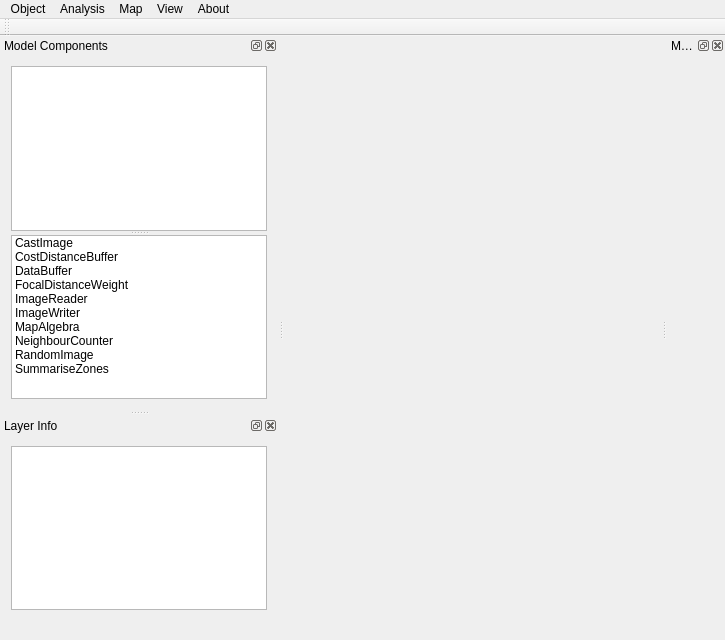
<?xml version="1.0" encoding="UTF-8"?>
<ui version="4.0">
 <class>OtbModellerWin</class>
 <widget class="QMainWindow" name="OtbModellerWin">
  <property name="geometry">
   <rect>
    <x>0</x>
    <y>0</y>
    <width>725</width>
    <height>640</height>
   </rect>
  </property>
  <property name="windowTitle">
   <string>LUMASS</string>
  </property>
  <widget class="QWidget" name="centralWidget">
   <layout class="QHBoxLayout" name="horizontalLayout">
    <item>
     <widget class="QVTKWidget" name="qvtkWidget" native="true">
      <property name="sizePolicy">
       <sizepolicy hsizetype="Expanding" vsizetype="Expanding">
        <horstretch>0</horstretch>
        <verstretch>0</verstretch>
       </sizepolicy>
      </property>
      <property name="cursor">
       <cursorShape>ArrowCursor</cursorShape>
      </property>
     </widget>
    </item>
   </layout>
  </widget>
  <widget class="QMenuBar" name="menuBar">
   <property name="geometry">
    <rect>
     <x>0</x>
     <y>0</y>
     <width>725</width>
     <height>20</height>
    </rect>
   </property>
   <widget class="QMenu" name="menuObject">
    <property name="title">
     <string>Object</string>
    </property>
    <addaction name="actionLoad_VTK_PolyData"/>
    <addaction name="separator"/>
    <addaction name="actionSaveAsVTKPolyData"/>
    <addaction name="actionSaveAsVectorLayerOGR"/>
    <addaction name="separator"/>
    <addaction name="actionLoad_Layer"/>
    <addaction name="actionLoad_Vector_Layer"/>
    <addaction name="actionImport_3D_Point_Set"/>
    <addaction name="separator"/>
    <addaction name="actionImportRasdamanLayer"/>
    <addaction name="separator"/>
    <addaction name="actionImportODBC"/>
    <addaction name="separator"/>
    <addaction name="actionRemoveAllObjects"/>
    <addaction name="separator"/>
   </widget>
   <widget class="QMenu" name="menu3D_Vis">
    <property name="title">
     <string>Map</string>
    </property>
    <addaction name="actionFullExtent"/>
    <addaction name="separator"/>
    <addaction name="actionToggle3DSimpleMode"/>
    <addaction name="actionToggle3DStereoMode"/>
    <addaction name="separator"/>
   </widget>
   <widget class="QMenu" name="menuMOSO">
    <property name="title">
     <string>Analysis</string>
    </property>
    <addaction name="actionMOSO"/>
    <addaction name="separator"/>
    <addaction name="actionTest"/>
   </widget>
   <widget class="QMenu" name="menuView">
    <property name="title">
     <string>View</string>
    </property>
    <addaction name="actionComponents_View"/>
    <addaction name="actionModel_View"/>
   </widget>
   <widget class="QMenu" name="menuAbout">
    <property name="title">
     <string>About</string>
    </property>
    <addaction name="actionLUMASS"/>
   </widget>
   <addaction name="menuObject"/>
   <addaction name="menuMOSO"/>
   <addaction name="menu3D_Vis"/>
   <addaction name="menuView"/>
   <addaction name="menuAbout"/>
  </widget>
  <widget class="QToolBar" name="mainToolBar">
   <property name="windowTitle">
    <string>Model Builder Tools</string>
   </property>
   <attribute name="toolBarArea">
    <enum>TopToolBarArea</enum>
   </attribute>
   <attribute name="toolBarBreak">
    <bool>false</bool>
   </attribute>
  </widget>
  <widget class="QStatusBar" name="statusBar">
   <property name="sizeGripEnabled">
    <bool>false</bool>
   </property>
  </widget>
  <widget class="QDockWidget" name="componentsWidget">
   <property name="floating">
    <bool>false</bool>
   </property>
   <property name="features">
    <set>QDockWidget::AllDockWidgetFeatures</set>
   </property>
   <property name="allowedAreas">
    <set>Qt::AllDockWidgetAreas</set>
   </property>
   <property name="windowTitle">
    <string>Model Components</string>
   </property>
   <attribute name="dockWidgetArea">
    <number>1</number>
   </attribute>
   <widget class="QWidget" name="dockWidgetContents">
    <layout class="QVBoxLayout" name="verticalLayout_2">
     <item>
      <widget class="QSplitter" name="splitter">
       <property name="orientation">
        <enum>Qt::Vertical</enum>
       </property>
       <widget class="ModelComponentList" name="modelCompList">
        <property name="font">
         <font>
          <family>AlArabiya</family>
         </font>
        </property>
        <property name="mouseTracking">
         <bool>true</bool>
        </property>
        <property name="acceptDrops">
         <bool>false</bool>
        </property>
        <property name="editTriggers">
         <set>QAbstractItemView::DoubleClicked|QAbstractItemView::EditKeyPressed</set>
        </property>
        <property name="tabKeyNavigation">
         <bool>true</bool>
        </property>
        <property name="showDropIndicator" stdset="0">
         <bool>false</bool>
        </property>
        <property name="dragEnabled">
         <bool>false</bool>
        </property>
        <property name="dragDropOverwriteMode">
         <bool>false</bool>
        </property>
        <property name="dragDropMode">
         <enum>QAbstractItemView::NoDragDrop</enum>
        </property>
        <property name="alternatingRowColors">
         <bool>false</bool>
        </property>
        <property name="selectionMode">
         <enum>QAbstractItemView::MultiSelection</enum>
        </property>
        <property name="selectionBehavior">
         <enum>QAbstractItemView::SelectRows</enum>
        </property>
       </widget>
       <widget class="NMProcCompList" name="processComponents">
        <property name="mouseTracking">
         <bool>false</bool>
        </property>
        <item>
         <property name="text">
          <string>CastImage</string>
         </property>
        </item>
        <item>
         <property name="text">
          <string>CostDistanceBuffer</string>
         </property>
        </item>
        <item>
         <property name="text">
          <string>DataBuffer</string>
         </property>
        </item>
        <item>
         <property name="text">
          <string>FocalDistanceWeight</string>
         </property>
        </item>
        <item>
         <property name="text">
          <string>ImageReader</string>
         </property>
        </item>
        <item>
         <property name="text">
          <string>ImageWriter</string>
         </property>
        </item>
        <item>
         <property name="text">
          <string>MapAlgebra</string>
         </property>
        </item>
        <item>
         <property name="text">
          <string>NeighbourCounter</string>
         </property>
        </item>
        <item>
         <property name="text">
          <string>RandomImage</string>
         </property>
        </item>
        <item>
         <property name="text">
          <string>SummariseZones</string>
         </property>
        </item>
       </widget>
      </widget>
     </item>
    </layout>
   </widget>
  </widget>
  <widget class="QDockWidget" name="modelViewDock">
   <property name="enabled">
    <bool>true</bool>
   </property>
   <property name="sizePolicy">
    <sizepolicy hsizetype="Expanding" vsizetype="Expanding">
     <horstretch>0</horstretch>
     <verstretch>0</verstretch>
    </sizepolicy>
   </property>
   <property name="acceptDrops">
    <bool>true</bool>
   </property>
   <property name="floating">
    <bool>false</bool>
   </property>
   <property name="features">
    <set>QDockWidget::AllDockWidgetFeatures</set>
   </property>
   <property name="windowTitle">
    <string>Model Builder</string>
   </property>
   <attribute name="dockWidgetArea">
    <number>2</number>
   </attribute>
   <widget class="QWidget" name="dockWidgetContents_2">
    <property name="sizePolicy">
     <sizepolicy hsizetype="Expanding" vsizetype="Expanding">
      <horstretch>0</horstretch>
      <verstretch>0</verstretch>
     </sizepolicy>
    </property>
    <property name="maximumSize">
     <size>
      <width>559</width>
      <height>130</height>
     </size>
    </property>
    <layout class="QGridLayout" name="gridLayout_4">
     <property name="sizeConstraint">
      <enum>QLayout::SetMaximumSize</enum>
     </property>
     <item row="0" column="0">
      <widget class="NMModelViewWidget" name="modelViewWidget" native="true">
       <property name="sizePolicy">
        <sizepolicy hsizetype="Expanding" vsizetype="Expanding">
         <horstretch>0</horstretch>
         <verstretch>0</verstretch>
        </sizepolicy>
       </property>
       <property name="mouseTracking">
        <bool>true</bool>
       </property>
       <property name="acceptDrops">
        <bool>true</bool>
       </property>
      </widget>
     </item>
    </layout>
   </widget>
  </widget>
  <widget class="QDockWidget" name="layerInfoDock">
   <property name="windowTitle">
    <string>Layer Info</string>
   </property>
   <attribute name="dockWidgetArea">
    <number>1</number>
   </attribute>
   <widget class="QWidget" name="dockWidgetContents_3">
    <layout class="QVBoxLayout" name="verticalLayout">
     <item>
      <widget class="QTableWidget" name="layerInfoTable">
       <property name="columnCount">
        <number>0</number>
       </property>
       <attribute name="verticalHeaderVisible">
        <bool>false</bool>
       </attribute>
      </widget>
     </item>
    </layout>
   </widget>
  </widget>
  <action name="actionLoad_Layer">
   <property name="icon">
    <iconset resource="nmresources.qrc">
     <normaloff>:/image_layer.png</normaloff>:/image_layer.png</iconset>
   </property>
   <property name="text">
    <string>Import Image Layer ...</string>
   </property>
  </action>
  <action name="actionImport_3D_Point_Set">
   <property name="text">
    <string>Import 3D Point Set ...</string>
   </property>
  </action>
  <action name="actionToggle3DStereoMode">
   <property name="checkable">
    <bool>true</bool>
   </property>
   <property name="text">
    <string>3D Stereo View</string>
   </property>
  </action>
  <action name="actionLoad_VTK_PolyData">
   <property name="icon">
    <iconset resource="nmresources.qrc">
     <normaloff>:/vector_layer.png</normaloff>:/vector_layer.png</iconset>
   </property>
   <property name="text">
    <string>Load VTK PolyData ...</string>
   </property>
  </action>
  <action name="actionLoad_Vector_Layer">
   <property name="icon">
    <iconset resource="nmresources.qrc">
     <normaloff>:/vector_layer.png</normaloff>:/vector_layer.png</iconset>
   </property>
   <property name="text">
    <string>Import Vector Layer ...</string>
   </property>
  </action>
  <action name="actionToggle3DSimpleMode">
   <property name="checkable">
    <bool>true</bool>
   </property>
   <property name="text">
    <string>3D View</string>
   </property>
  </action>
  <action name="actionMOSO">
   <property name="text">
    <string>MOSO ...</string>
   </property>
  </action>
  <action name="actionComponents_View">
   <property name="checkable">
    <bool>false</bool>
   </property>
   <property name="checked">
    <bool>false</bool>
   </property>
   <property name="text">
    <string>Show Model Components</string>
   </property>
  </action>
  <action name="actionModel_View">
   <property name="checkable">
    <bool>false</bool>
   </property>
   <property name="checked">
    <bool>false</bool>
   </property>
   <property name="text">
    <string>Show Model View</string>
   </property>
  </action>
  <action name="actionRemoveAllObjects">
   <property name="text">
    <string>Remove All Objects!</string>
   </property>
  </action>
  <action name="actionFullExtent">
   <property name="text">
    <string>Full Extent</string>
   </property>
  </action>
  <action name="actionSaveAsVTKPolyData">
   <property name="text">
    <string>Save As VTK PolyData ...</string>
   </property>
  </action>
  <action name="actionMapUniqueValues">
   <property name="text">
    <string>Map Unique Values ...</string>
   </property>
  </action>
  <action name="actionTest">
   <property name="text">
    <string>test</string>
   </property>
  </action>
  <action name="actionFieldCalculator">
   <property name="text">
    <string>Field Calculator ...</string>
   </property>
  </action>
  <action name="actionImportODBC">
   <property name="text">
    <string>Import Table (ODBC) ...</string>
   </property>
   <property name="toolTip">
    <string>Import ODBC Data Base Table</string>
   </property>
  </action>
  <action name="actionSaveAsVectorLayerOGR">
   <property name="text">
    <string>Save As Vector Layer (OGR) ...</string>
   </property>
  </action>
  <action name="actionLUMASS">
   <property name="text">
    <string>LUMASS</string>
   </property>
  </action>
  <action name="actionImportRasdamanLayer">
   <property name="icon">
    <iconset resource="nmresources.qrc">
     <normaloff>:/image_layer.png</normaloff>:/image_layer.png</iconset>
   </property>
   <property name="text">
    <string>Manage rasdaman Images ...</string>
   </property>
   <property name="toolTip">
    <string>Manage rasdaman Images</string>
   </property>
  </action>
  <action name="actionMOSO_batch">
   <property name="text">
    <string>MOSO batch ...</string>
   </property>
  </action>
 </widget>
 <layoutdefault spacing="6" margin="11"/>
 <customwidgets>
  <customwidget>
   <class>ModelComponentList</class>
   <extends>QListWidget</extends>
   <header>modelcomponentlist.h</header>
  </customwidget>
  <customwidget>
   <class>QVTKWidget</class>
   <extends>QWidget</extends>
   <header>QVTKWidget.h</header>
   <container>1</container>
  </customwidget>
  <customwidget>
   <class>NMProcCompList</class>
   <extends>QListWidget</extends>
   <header>NMProcCompList.h</header>
  </customwidget>
  <customwidget>
   <class>NMModelViewWidget</class>
   <extends>QWidget</extends>
   <header>NMModelViewWidget.h</header>
   <container>1</container>
  </customwidget>
 </customwidgets>
 <resources>
  <include location="nmresources.qrc"/>
 </resources>
 <connections/>
</ui>
